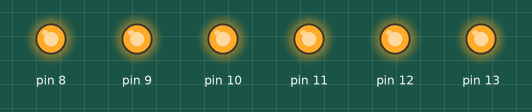
Simulated run of this sketch. Board: Arduino Uno, built with avr-gcc and run on an emulated ATmega328P. Shown: output pins drawn as LEDs (lit = HIGH).

Above: at 0.1 s.
Timing chart, 0 to 1.6 s (numbered marks = the images above):
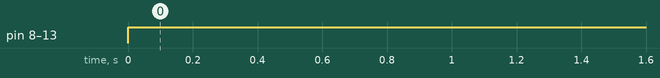

Measured:
- by itself, pin 8–13: LOW → HIGH at 0.00 s

The sketch:

test_DAC.ino
```cpp
void setup() {
  // put your setup code here, to run once:
  DDRB = DDRB | B00111111;
}

void loop() {
  //PORTB = Bxxxxxx, xxxxxx = [0,63]
  //PORTB = [0,63]; //0-5V, 0-63.


    PORTB = 63;

}
```
